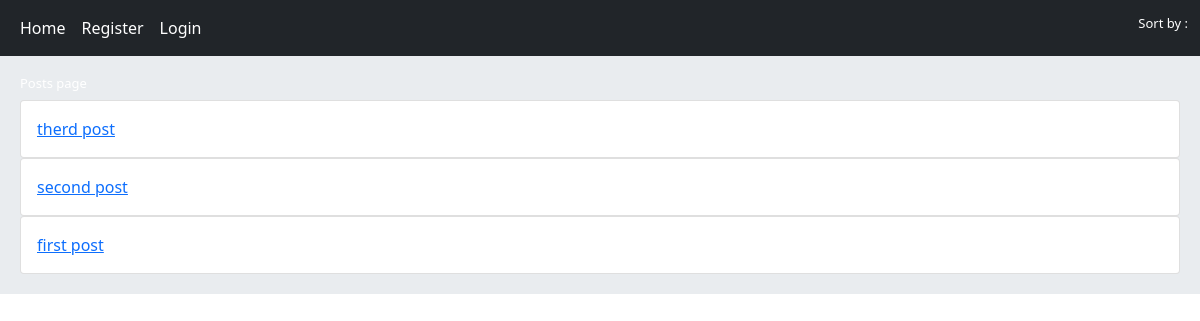
The app's page /, older data.
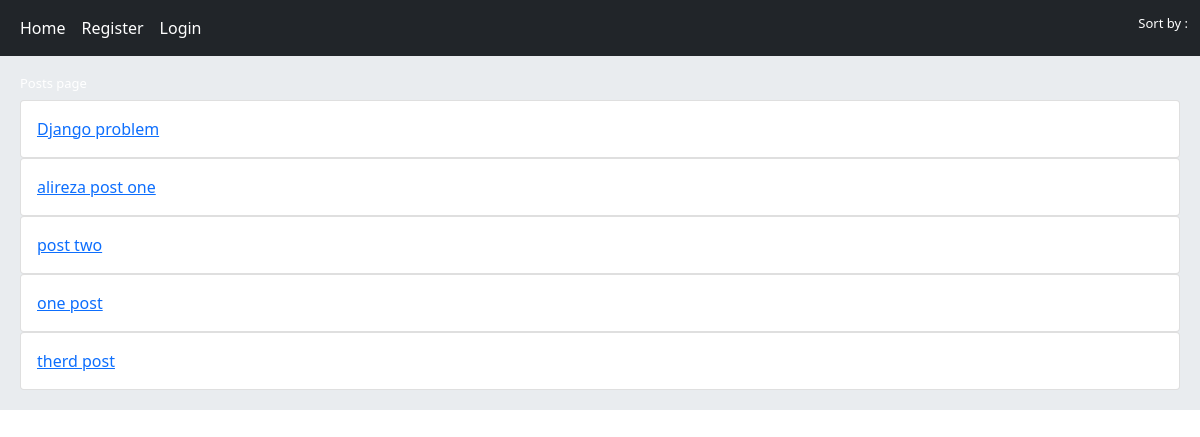
The same page, newer data.
### home/models.py (models this page shows, shortened)
class Post(models.Model):
    user=models.ForeignKey(User,on_delete=models.CASCADE)
    title=models.CharField(max_length=300,null=True)
    body=models.TextField()
    slug=models.SlugField()
    created=models.DateTimeField(auto_now_add=True)
    updated=models.DateTimeField(auto_now=True)
    class Meta:
        ordering=('-created',)
    def get_absolute_url(self):
        return reverse("home:post_detail", args=(self.id,self.slug))

### home/views.py (the view)
# urls.py: path('',views.HomeView.as_view(),name='home'),
class HomeView(View):
    def get(self,request):
        posts=Post.objects.all()
        return render(request,'home/index.html',{'posts':posts})

### home/templates/home/index.html (shortened to what this page needs)
{% extends "base.html" %}
{% block content %}
    <h2>Posts page</h2>
    {% for post in posts  %}
        <div class="card">
            <a href="{{post.get_absolute_url}}" class="card-body"> {{post.title}} </a>
        </div>
    {% endfor %}
{% endblock content %}

### templates/base.html (shortened to what this page needs)
<!DOCTYPE html>
<html lang="en">
<head>
    <link href="https://cdn.jsdelivr.net/npm/bootstrap@5.1.3/dist/css/bootstrap.min.css" rel="stylesheet">
</head>
<body>
    {% include 'inc/navbar.html' %}
    <div class="jumbotron">
        {% block content %} {% endblock %}
    </div>
</body>
</html>

### templates/inc/navbar.html (shortened to what this page needs)
<nav class="navbar navbar-expand-lg navbar-dark bg-dark">
  <div class="container-fluid">
    <div class="navbar-nav">
      <a class="nav-link active" href="{% url "home:home" %}">Home</a>
      {% if request.user.is_authenticated %}
      <a class="nav-link active" href="{% url "account:user_profile" request.user.pk %}">Profile</a>
      <a class="nav-link active" href="{% url "account:user_logout"  %}">Logout</a>
      {% else %}
      <a class="nav-link active" href="{% url "account:user_register" %}">Register</a>
      <a class="nav-link active" href="{% url "account:user_login" %}">Login</a>
      {% endif %}
    </div>
    <div>
      <h2>Sort by : </h2>
    </div>
  </div>
</nav>

### templates/base.html (style rules this page uses)
.jumbotron { padding: 20px; margin-bottom: 20px; background-color: #e9ecef; }

### templates/inc/navbar.html (style rules this page uses)
h2 { color:#ffffff; font-size: 13px; }

Row changes from the older to the newer data that the page shows:
removed Post: title "second post"
removed Post: title "first post"
added Post: title "Django problem"
added Post: title "alireza post one"
added Post: title "post two"
added Post: title "one post"
